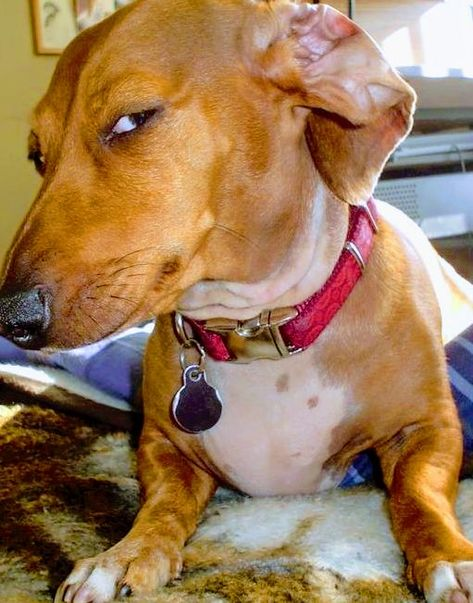
#> input picture Sus Dog.jpg, 473 x 603 px
$ jupyter execute --allow-errors exp3.ipynb
#> lines starting #> are read from the running program, lines starting #| are printed output that depends on the picture
# Exp 3 -Histogram Equalization Using OpenCV (Grayscale & Color Images)

### Developed By: DEEPAK K R

### Register Number: 212225040057

[cell 1]
import cv2
import numpy as np
import matplotlib.pyplot as plt
img = cv2.imread('Sus Dog.jpg', cv2.IMREAD_GRAYSCALE)
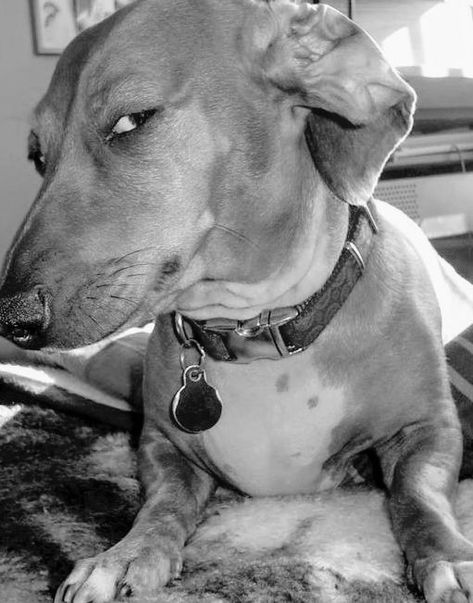
#> img: shape (603, 473); min 0, max 255, mean 129.8
plt.imshow(img, cmap='gray')
plt.title('Original Image')
plt.show()

[cell 2]
plt.hist(img.ravel(),256,range = [0, 256]);
plt.title('Original Image')
plt.show()
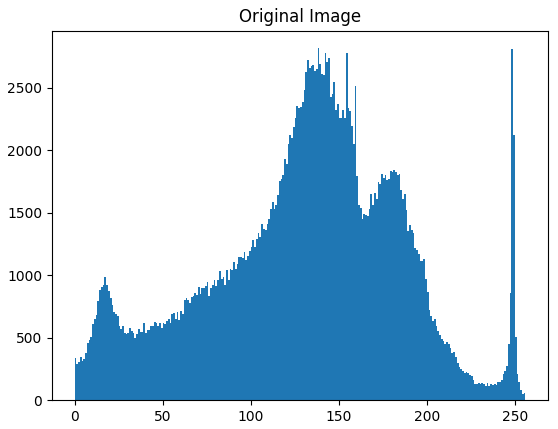
#> figure drawn by matplotlib, 1 panel; tallest bar 2817 high, from x = 138 to 139

[cell 3]
img_eq = cv2.equalizeHist(img)
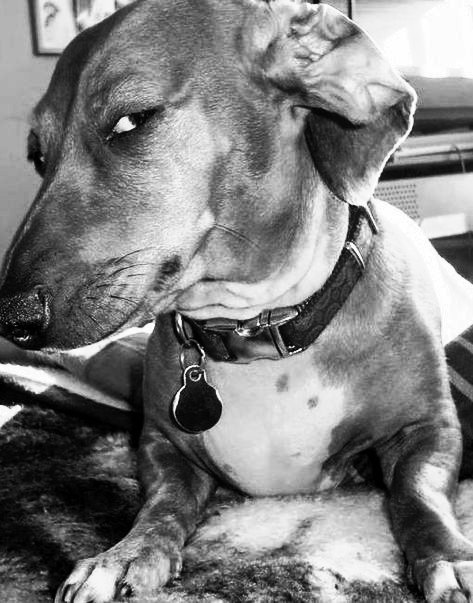
#> img_eq: shape (603, 473); min 0, max 255, mean 128.1

[cell 4]
plt.hist(img_eq.ravel(), 256, range = [0, 256])
plt.title('Equalized Histogram')
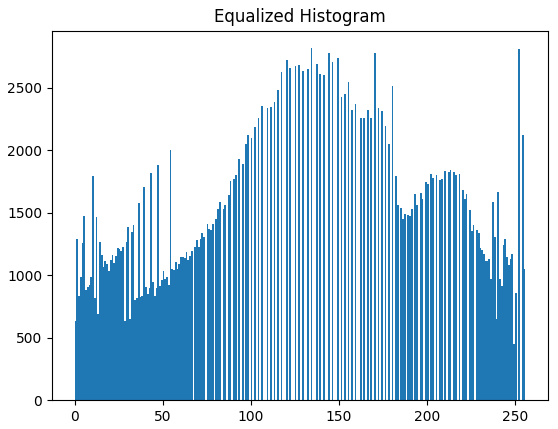
#> figure drawn by matplotlib, 1 panel; tallest bar 2817 high, from x = 134 to 135

[cell 5]
img = cv2.imread('Sus Dog.jpg', cv2.IMREAD_COLOR)
#> img is the input picture: shape (603, 473, 3); mean B, G, R 89.5, 123.6, 157.4

[cell 6]
img_hsv = cv2.cvtColor(img, cv2.COLOR_BGR2HSV)
#> img_hsv: shape (603, 473, 3); mean H, S, V 38.1, 132.6, 160.9

[cell 7]
img_hsv[:,:,2] = cv2.equalizeHist(img_hsv[:, :, 2])
#> img_hsv: shape (603, 473, 3); mean H, S, V 38.1, 132.6, 128.3

[cell 8]
img_eq = cv2.cvtColor(img_hsv, cv2.COLOR_HSV2BGR)
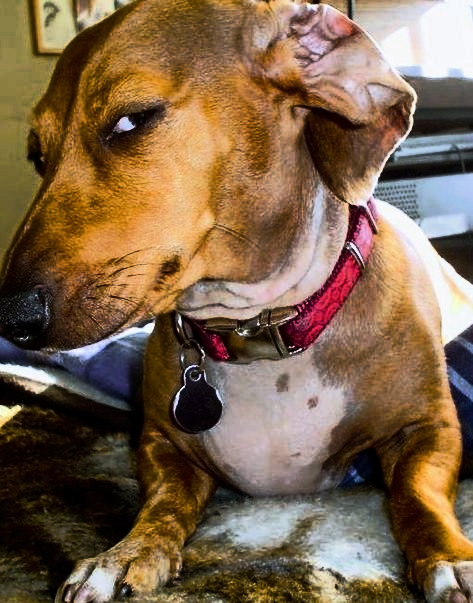
#> img_eq: shape (603, 473, 3); mean B, G, R 75.3, 100.5, 125.6

[cell 9]
plt.imshow(img_eq[:,:,::-1]); plt.title('Equalized Image');plt.show()

#> (a cell that did not finish here is left out)

[cell 11]
plt.figure(figsize = (20,10))
plt.subplot(221); plt.imshow(img[:, :, ::-1]); plt.title('Original Color Image')
plt.subplot(222); plt.imshow(img_eq[:, :, ::-1]); plt.title('Equalized Image')
plt.show()
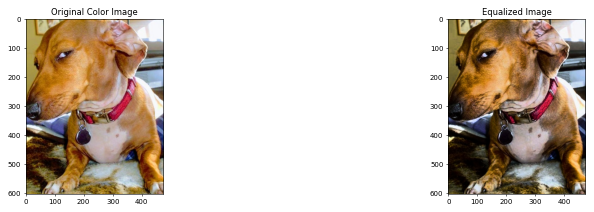
#> figure drawn by matplotlib, 2 panels

[cell 12]
plt.figure(figsize = [15,4])
plt.subplot(121); plt.hist(img.ravel(),256,range = [0, 256]); plt.title('Original Image')
plt.subplot(122); plt.hist(img_eq.ravel(),256,range = [0, 256]); plt.title('Histogram Equalized')
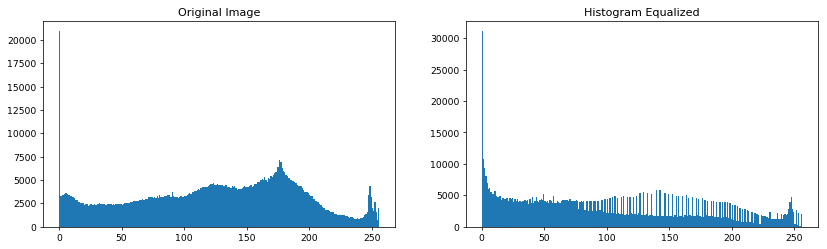
#> figure drawn by matplotlib, 2 panels; panel 1: tallest bar 20935 high, from x = 0 to 1; panel 2: tallest bar 31124 high, from x = 0 to 1
